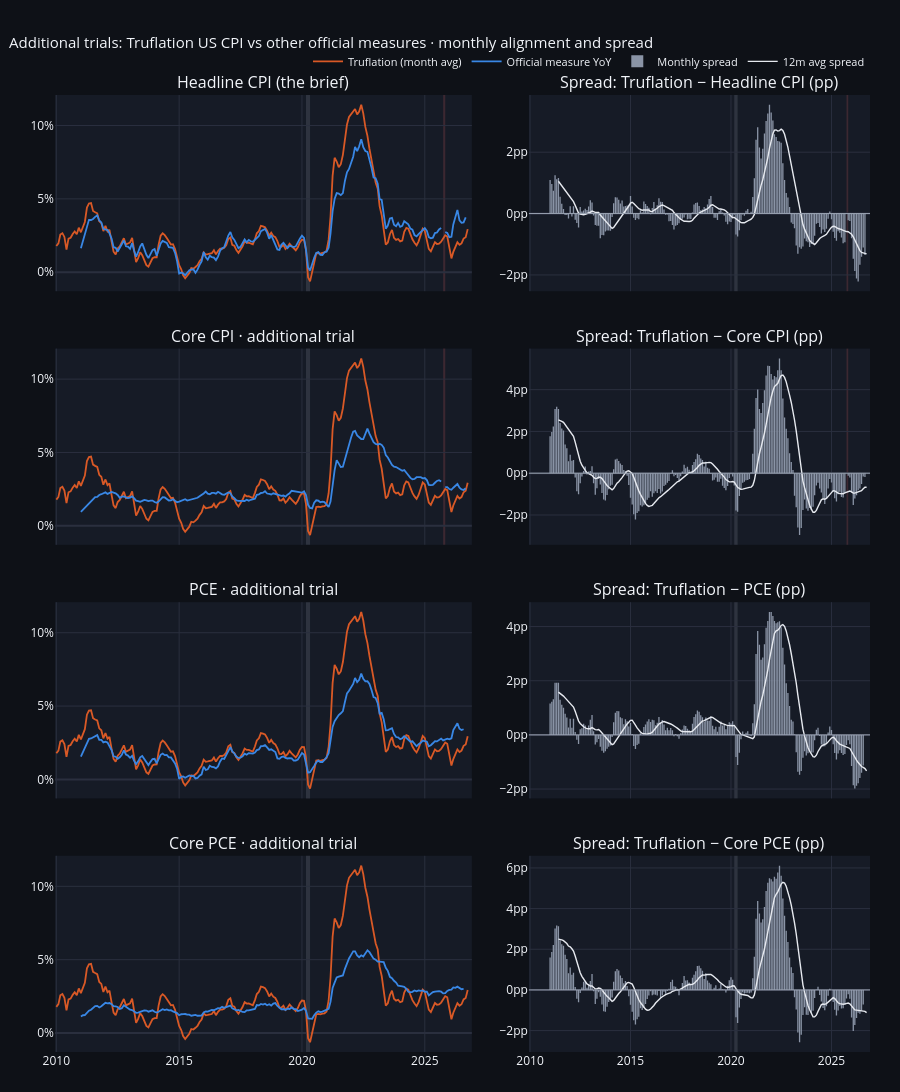

This figure's notebook cell:
### Code cell
ch.fig_monthly_divergence_grid(monthly, res.recessions).show()

### Figure 1 — Plotly figure (JSON) as saved in the notebook; plotly's stock layout.template omitted (floating-point values rounded to 4 significant figures; data arrays with more than 128 entries replaced by an {"elided": "..."} marker saying what was removed)
{"data": [{"hovertemplate": "%{y:.2f}%<extra>Truflation avg</extra>", "legendgroup": "truf", "line": {"color": "#d95926", "width": 1.8}, "name": "Truflation (month avg)", "showlegend": true, "type": "scatter", "x": {"elided": "202 str values"}, "xaxis": "x", "y": {"elided": "202 float values"}, "yaxis": "y"}, {"hovertemplate": "%{y:.2f}%<extra>Headline CPI</extra>", "legendgroup": "off", "line": {"color": "#3987e5", "width": 1.8}, "name": "Official measure YoY", "showlegend": true, "type": "scatter", "x": {"elided": "202 str values"}, "xaxis": "x", "y": {"elided": "202 float values"}, "yaxis": "y"}, {"hovertemplate": "%{y:+.3f}pp<extra>Spread</extra>", "legendgroup": "spr", "marker": {"color": "#8a94a6", "line": {"width": 0}}, "name": "Monthly spread", "showlegend": true, "type": "bar", "x": {"elided": "202 str values"}, "xaxis": "x2", "y": {"elided": "202 float values"}, "yaxis": "y2"}, {"hovertemplate": "%{y:+.3f}pp<extra>12m avg</extra>", "legendgroup": "roll", "line": {"color": "#e6e9ef", "width": 1.4}, "name": "12m avg spread", "showlegend": true, "type": "scatter", "x": {"elided": "202 str values"}, "xaxis": "x2", "y": {"elided": "202 float values"}, "yaxis": "y2"}, {"hovertemplate": "%{y:.2f}%<extra>Truflation avg</extra>", "legendgroup": "truf", "line": {"color": "#d95926", "width": 1.8}, "name": "Truflation (month avg)", "showlegend": false, "type": "scatter", "x": {"elided": "202 str values"}, "xaxis": "x3", "y": {"elided": "202 float values"}, "yaxis": "y3"}, {"hovertemplate": "%{y:.2f}%<extra>Core CPI</extra>", "legendgroup": "off", "line": {"color": "#3987e5", "width": 1.8}, "name": "Official measure YoY", "showlegend": false, "type": "scatter", "x": {"elided": "202 str values"}, "xaxis": "x3", "y": {"elided": "202 float values"}, "yaxis": "y3"}, {"hovertemplate": "%{y:+.3f}pp<extra>Spread</extra>", "legendgroup": "spr", "marker": {"color": "#8a94a6", "line": {"width": 0}}, "name": "Monthly spread", "showlegend": false, "type": "bar", "x": {"elided": "202 str values"}, "xaxis": "x4", "y": {"elided": "202 float values"}, "yaxis": "y4"}, {"hovertemplate": "%{y:+.3f}pp<extra>12m avg</extra>", "legendgroup": "roll", "line": {"color": "#e6e9ef", "width": 1.4}, "name": "12m avg spread", "showlegend": false, "type": "scatter", "x": {"elided": "202 str values"}, "xaxis": "x4", "y": {"elided": "202 float values"}, "yaxis": "y4"}, {"hovertemplate": "%{y:.2f}%<extra>Truflation avg</extra>", "legendgroup": "truf", "line": {"color": "#d95926", "width": 1.8}, "name": "Truflation (month avg)", "showlegend": false, "type": "scatter", "x": {"elided": "202 str values"}, "xaxis": "x5", "y": {"elided": "202 float values"}, "yaxis": "y5"}, {"hovertemplate": "%{y:.2f}%<extra>PCE</extra>", "legendgroup": "off", "line": {"color": "#3987e5", "width": 1.8}, "name": "Official measure YoY", "showlegend": false, "type": "scatter", "x": {"elided": "202 str values"}, "xaxis": "x5", "y": {"elided": "202 float values"}, "yaxis": "y5"}, {"hovertemplate": "%{y:+.3f}pp<extra>Spread</extra>", "legendgroup": "spr", "marker": {"color": "#8a94a6", "line": {"width": 0}}, "name": "Monthly spread", "showlegend": false, "type": "bar", "x": {"elided": "202 str values"}, "xaxis": "x6", "y": {"elided": "202 float values"}, "yaxis": "y6"}, {"hovertemplate": "%{y:+.3f}pp<extra>12m avg</extra>", "legendgroup": "roll", "line": {"color": "#e6e9ef", "width": 1.4}, "name": "12m avg spread", "showlegend": false, "type": "scatter", "x": {"elided": "202 str values"}, "xaxis": "x6", "y": {"elided": "202 float values"}, "yaxis": "y6"}, {"hovertemplate": "%{y:.2f}%<extra>Truflation avg</extra>", "legendgroup": "truf", "line": {"color": "#d95926", "width": 1.8}, "name": "Truflation (month avg)", "showlegend": false, "type": "scatter", "x": {"elided": "202 str values"}, "xaxis": "x7", "y": {"elided": "202 float values"}, "yaxis": "y7"}, {"hovertemplate": "%{y:.2f}%<extra>Core PCE</extra>", "legendgroup": "off", "line": {"color": "#3987e5", "width": 1.8}, "name": "Official measure YoY", "showlegend": false, "type": "scatter", "x": {"elided": "202 str values"}, "xaxis": "x7", "y": {"elided": "202 float values"}, "yaxis": "y7"}, {"hovertemplate": "%{y:+.3f}pp<extra>Spread</extra>", "legendgroup": "spr", "marker": {"color": "#8a94a6", "line": {"width": 0}}, "name": "Monthly spread", "showlegend": false, "type": "bar", "x": {"elided": "202 str values"}, "xaxis": "x8", "y": {"elided": "202 float values"}, "yaxis": "y8"}, {"hovertemplate": "%{y:+.3f}pp<extra>12m avg</extra>", "legendgroup": "roll", "line": {"color": "#e6e9ef", "width": 1.4}, "name": "12m avg spread", "showlegend": false, "type": "scatter", "x": {"elided": "202 str values"}, "xaxis": "x8", "y": {"elided": "202 float values"}, "yaxis": "y8"}], "layout": {"annotations": [{"font": {"size": 16}, "showarrow": false, "text": "Headline CPI (the brief)", "x": 0.2557, "xanchor": "center", "xref": "paper", "y": 1.0, "yanchor": "bottom", "yref": "paper"}, {"font": {"size": 16}, "showarrow": false, "text": "Spread: Truflation − Headline CPI (pp)", "x": 0.7907, "xanchor": "center", "xref": "paper", "y": 1.0, "yanchor": "bottom", "yref": "paper"}, {"font": {"size": 16}, "showarrow": false, "text": "Core CPI · additional trial", "x": 0.2557, "xanchor": "center", "xref": "paper", "y": 0.735, "yanchor": "bottom", "yref": "paper"}, {"font": {"size": 16}, "showarrow": false, "text": "Spread: Truflation − Core CPI (pp)", "x": 0.7907, "xanchor": "center", "xref": "paper", "y": 0.735, "yanchor": "bottom", "yref": "paper"}, {"font": {"size": 16}, "showarrow": false, "text": "PCE · additional trial", "x": 0.2557, "xanchor": "center", "xref": "paper", "y": 0.47, "yanchor": "bottom", "yref": "paper"}, {"font": {"size": 16}, "showarrow": false, "text": "Spread: Truflation − PCE (pp)", "x": 0.7907, "xanchor": "center", "xref": "paper", "y": 0.47, "yanchor": "bottom", "yref": "paper"}, {"font": {"size": 16}, "showarrow": false, "text": "Core PCE · additional trial", "x": 0.2557, "xanchor": "center", "xref": "paper", "y": 0.205, "yanchor": "bottom", "yref": "paper"}, {"font": {"size": 16}, "showarrow": false, "text": "Spread: Truflation − Core PCE (pp)", "x": 0.7907, "xanchor": "center", "xref": "paper", "y": 0.205, "yanchor": "bottom", "yref": "paper"}], "bargap": 0.15, "height": 1150, "hovermode": "x unified", "legend": {"font": {"size": 11}, "orientation": "h", "x": 1, "xanchor": "right", "y": 1.02, "yanchor": "bottom"}, "margin": {"b": 40, "l": 55, "r": 30, "t": 95}, "paper_bgcolor": "#0e1117", "plot_bgcolor": "#161b26", "shapes": [{"fillcolor": "rgba(154,163,178,0.18)", "layer": "below", "line": {"width": 0}, "type": "rect", "x0": "2020-03-01T00:00:00", "x1": "2020-05-01T00:00:00", "xref": "x", "y0": 0, "y1": 1, "yref": "y domain"}, {"fillcolor": "rgba(230,103,103,0.18)", "layer": "below", "line": {"width": 0}, "type": "rect", "x0": "2025-10-01T00:00:00", "x1": "2025-11-01T00:00:00", "xref": "x", "y0": 0, "y1": 1, "yref": "y domain"}, {"fillcolor": "rgba(154,163,178,0.18)", "layer": "below", "line": {"width": 0}, "type": "rect", "x0": "2020-03-01T00:00:00", "x1": "2020-05-01T00:00:00", "xref": "x2", "y0": 0, "y1": 1, "yref": "y2 domain"}, {"fillcolor": "rgba(230,103,103,0.18)", "layer": "below", "line": {"width": 0}, "type": "rect", "x0": "2025-10-01T00:00:00", "x1": "2025-11-01T00:00:00", "xref": "x2", "y0": 0, "y1": 1, "yref": "y2 domain"}, {"line": {"color": "#9aa3b2", "width": 1}, "type": "line", "x0": 0, "x1": 1, "xref": "x2 domain", "y0": 0, "y1": 0, "yref": "y2"}, {"fillcolor": "rgba(154,163,178,0.18)", "layer": "below", "line": {"width": 0}, "type": "rect", "x0": "2020-03-01T00:00:00", "x1": "2020-05-01T00:00:00", "xref": "x3", "y0": 0, "y1": 1, "yref": "y3 domain"}, {"fillcolor": "rgba(230,103,103,0.18)", "layer": "below", "line": {"width": 0}, "type": "rect", "x0": "2025-10-01T00:00:00", "x1": "2025-11-01T00:00:00", "xref": "x3", "y0": 0, "y1": 1, "yref": "y3 domain"}, {"fillcolor": "rgba(154,163,178,0.18)", "layer": "below", "line": {"width": 0}, "type": "rect", "x0": "2020-03-01T00:00:00", "x1": "2020-05-01T00:00:00", "xref": "x4", "y0": 0, "y1": 1, "yref": "y4 domain"}, {"fillcolor": "rgba(230,103,103,0.18)", "layer": "below", "line": {"width": 0}, "type": "rect", "x0": "2025-10-01T00:00:00", "x1": "2025-11-01T00:00:00", "xref": "x4", "y0": 0, "y1": 1, "yref": "y4 domain"}, {"line": {"color": "#9aa3b2", "width": 1}, "type": "line", "x0": 0, "x1": 1, "xref": "x4 domain", "y0": 0, "y1": 0, "yref": "y4"}, {"fillcolor": "rgba(154,163,178,0.18)", "layer": "below", "line": {"width": 0}, "type": "rect", "x0": "2020-03-01T00:00:00", "x1": "2020-05-01T00:00:00", "xref": "x5", "y0": 0, "y1": 1, "yref": "y5 domain"}, {"fillcolor": "rgba(154,163,178,0.18)", "layer": "below", "line": {"width": 0}, "type": "rect", "x0": "2020-03-01T00:00:00", "x1": "2020-05-01T00:00:00", "xref": "x6", "y0": 0, "y1": 1, "yref": "y6 domain"}, {"line": {"color": "#9aa3b2", "width": 1}, "type": "line", "x0": 0, "x1": 1, "xref": "x6 domain", "y0": 0, "y1": 0, "yref": "y6"}, {"fillcolor": "rgba(154,163,178,0.18)", "layer": "below", "line": {"width": 0}, "type": "rect", "x0": "2020-03-01T00:00:00", "x1": "2020-05-01T00:00:00", "xref": "x7", "y0": 0, "y1": 1, "yref": "y7 domain"}, {"fillcolor": "rgba(154,163,178,0.18)", "layer": "below", "line": {"width": 0}, "type": "rect", "x0": "2020-03-01T00:00:00", "x1": "2020-05-01T00:00:00", "xref": "x8", "y0": 0, "y1": 1, "yref": "y8 domain"}, {"line": {"color": "#9aa3b2", "width": 1}, "type": "line", "x0": 0, "x1": 1, "xref": "x8 domain", "y0": 0, "y1": 0, "yref": "y8"}], "title": {"font": {"size": 15}, "text": "Additional trials: Truflation US CPI vs other official measures · monthly alignment and spread", "x": 0.01, "xanchor": "left"}, "xaxis": {"anchor": "y", "domain": [0.0, 0.5115], "gridcolor": "#2a2f3e", "matches": "x", "range": ["2009-12-12T00:00:00", "2026-12-02T00:00:00"], "showticklabels": false}, "xaxis2": {"anchor": "y2", "domain": [0.5815, 1.0], "gridcolor": "#2a2f3e", "matches": "x", "range": ["2009-12-12T00:00:00", "2026-12-02T00:00:00"], "showticklabels": false}, "xaxis3": {"anchor": "y3", "domain": [0.0, 0.5115], "gridcolor": "#2a2f3e", "matches": "x", "range": ["2009-12-12T00:00:00", "2026-12-02T00:00:00"], "showticklabels": false}, "xaxis4": {"anchor": "y4", "domain": [0.5815, 1.0], "gridcolor": "#2a2f3e", "matches": "x", "range": ["2009-12-12T00:00:00", "2026-12-02T00:00:00"], "showticklabels": false}, "xaxis5": {"anchor": "y5", "domain": [0.0, 0.5115], "gridcolor": "#2a2f3e", "matches": "x", "range": ["2009-12-12T00:00:00", "2026-12-02T00:00:00"], "showticklabels": false}, "xaxis6": {"anchor": "y6", "domain": [0.5815, 1.0], "gridcolor": "#2a2f3e", "matches": "x", "range": ["2009-12-12T00:00:00", "2026-12-02T00:00:00"], "showticklabels": false}, "xaxis7": {"anchor": "y7", "domain": [0.0, 0.5115], "gridcolor": "#2a2f3e", "matches": "x", "range": ["2009-12-12T00:00:00", "2026-12-02T00:00:00"]}, "xaxis8": {"anchor": "y8", "domain": [0.5815, 1.0], "gridcolor": "#2a2f3e", "matches": "x", "range": ["2009-12-12T00:00:00", "2026-12-02T00:00:00"]}, "yaxis": {"anchor": "x", "domain": [0.795, 1.0], "gridcolor": "#2a2f3e", "ticksuffix": "%", "zerolinecolor": "#2a2f3e"}, "yaxis2": {"anchor": "x2", "domain": [0.795, 1.0], "gridcolor": "#2a2f3e", "tickformat": "+.1f", "ticksuffix": "pp", "zerolinecolor": "#2a2f3e"}, "yaxis3": {"anchor": "x3", "domain": [0.53, 0.735], "gridcolor": "#2a2f3e", "ticksuffix": "%", "zerolinecolor": "#2a2f3e"}, "yaxis4": {"anchor": "x4", "domain": [0.53, 0.735], "gridcolor": "#2a2f3e", "tickformat": "+.1f", "ticksuffix": "pp", "zerolinecolor": "#2a2f3e"}, "yaxis5": {"anchor": "x5", "domain": [0.265, 0.47], "gridcolor": "#2a2f3e", "ticksuffix": "%", "zerolinecolor": "#2a2f3e"}, "yaxis6": {"anchor": "x6", "domain": [0.265, 0.47], "gridcolor": "#2a2f3e", "tickformat": "+.1f", "ticksuffix": "pp", "zerolinecolor": "#2a2f3e"}, "yaxis7": {"anchor": "x7", "domain": [0.0, 0.205], "gridcolor": "#2a2f3e", "ticksuffix": "%", "zerolinecolor": "#2a2f3e"}, "yaxis8": {"anchor": "x8", "domain": [0.0, 0.205], "gridcolor": "#2a2f3e", "tickformat": "+.1f", "ticksuffix": "pp", "zerolinecolor": "#2a2f3e"}}}
